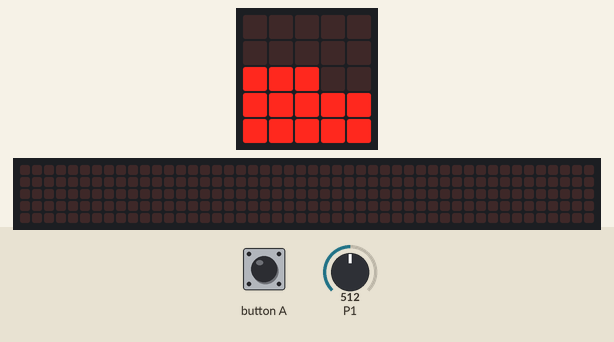
A program run on a simulated BBC micro:bit running MicroPython. On the bench: the board's 5×5 LED display, a strip that is not on the board, showing the scrolling text unrolled. The inputs (shaded band) are chosen by the test bench; at power-on: P1 = 512 (analog values on the 0–1023 scale). The 48×5 strip is a reading aid, not a part: it shows the text the display is scrolling, unrolled, one strip-width of it at a time.

Above: at 1.2 s.
1.3 s: button A pressed for 0.15 s
At 1.37 s:
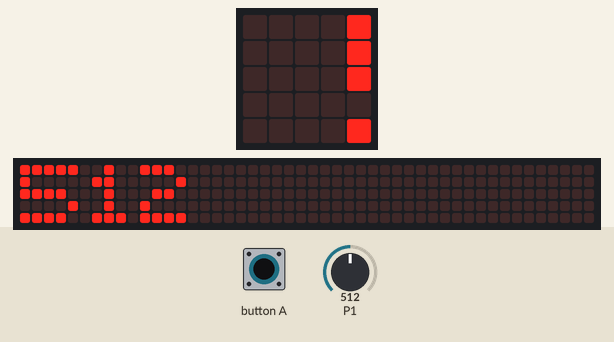
2.0 s: P1 set to 716
At 4.5 s:
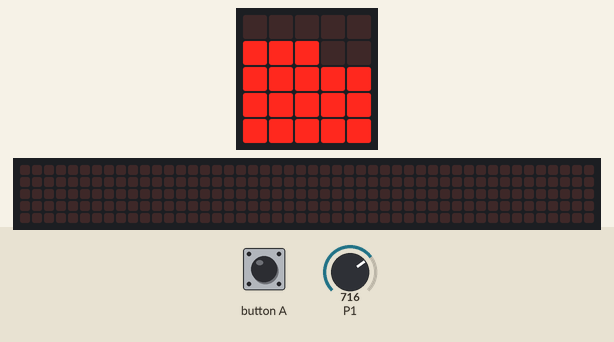
5.0 s: P1 set to 511
At 5.7 s:
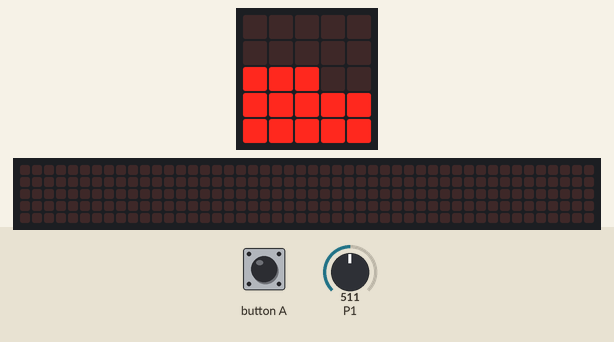
8.0 s: P1 set to 306
At 8.5 s:
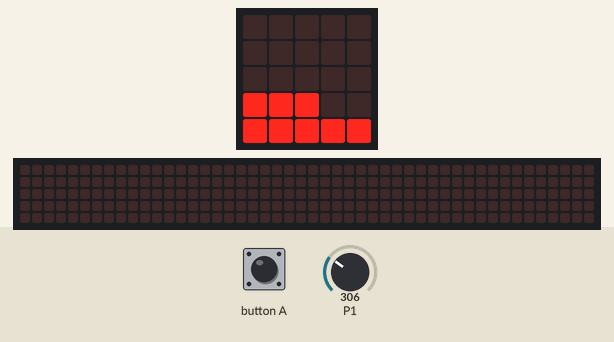
9.5 s: P1 set to 122
At 9.9 s:
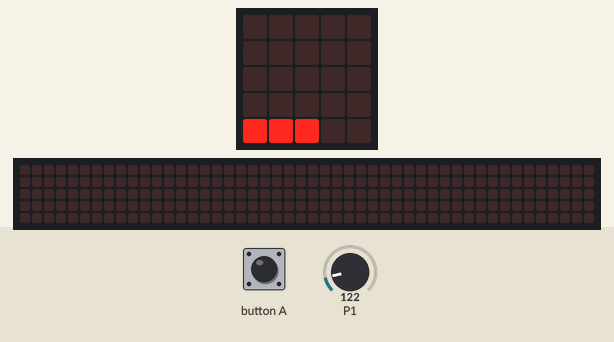
11.0 s: P1 set to 900
At 12.2 s:
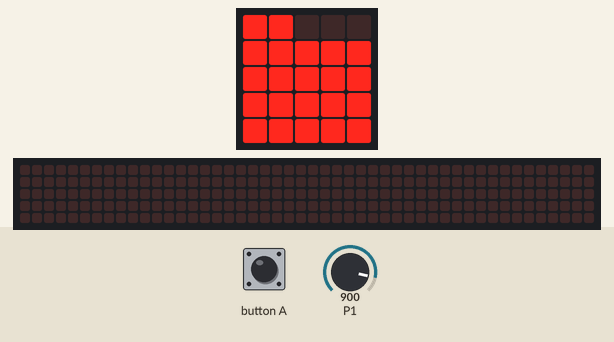
Timing chart, 0 to 13.5 s (numbered marks = the images above; inputs shaded):
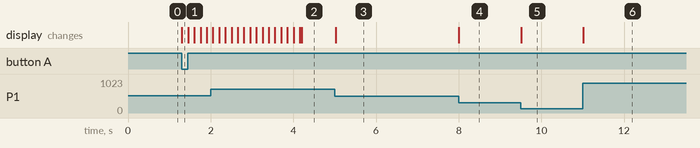

The program:

Analog_read.py
```python
# Write your code here :-)
from microbit import *

def graph(analog_reading):

    display.clear() #Clears the display so that LEDs that aren't supposed to be on are turned off.
    stops = 0
    stops = analog_reading/40.92 # 40.92 is 1023/25, which is the increments for each graphing

    for y in range(4, -1, -1): #Has to be negative because it will start at 4, and then stop at 0.
        for x in range(5):
            if stops > 0:
                display.set_pixel(x,y,9) #Sets the pixel in for each in row y, and then it goes up. Allows for convenience when viewing
                stops-=1
            else:
                return  #Once out of increments, it exits function so that it doesn't do a full screen each time.


while True:
    value = pin1.read_analog()

    graph(value)

    if button_a.is_pressed():
        display.scroll(value)

    sleep(50)
```

Measured:
- after the input at 1.3 s, the display: changes at once (image 1)
- after the input at 2.0 s, the display: first differs from a run without the input after 2.2 s (image 2)
- after the input at 5.0 s, the display: changes at once (image 3)
- after the input at 8.0 s, the display: changes at once (image 4)
- after the input at 9.5 s, the display: changes at once (image 5)
- after the input at 11.0 s, the display: changes at once (image 6)
